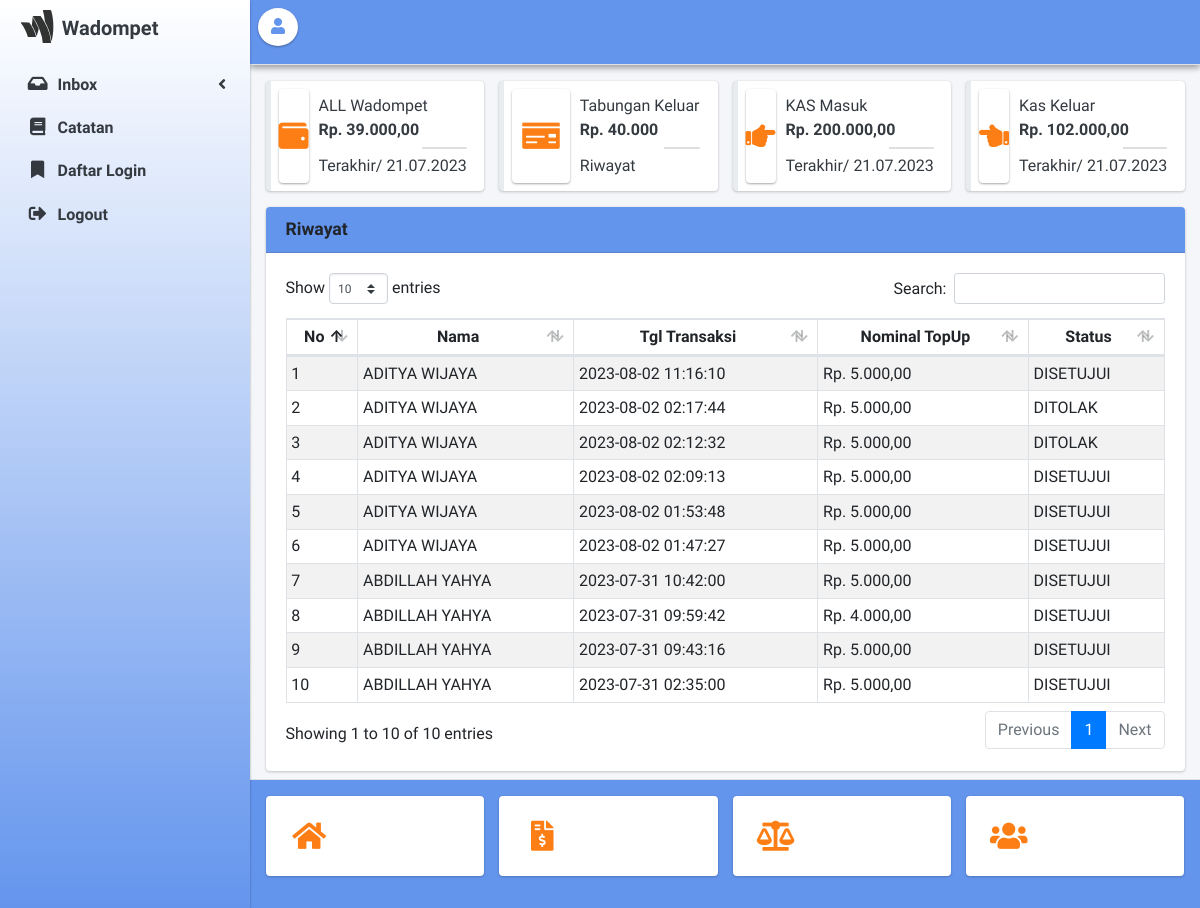
Before: /admin.php (signed in) with the older database file.
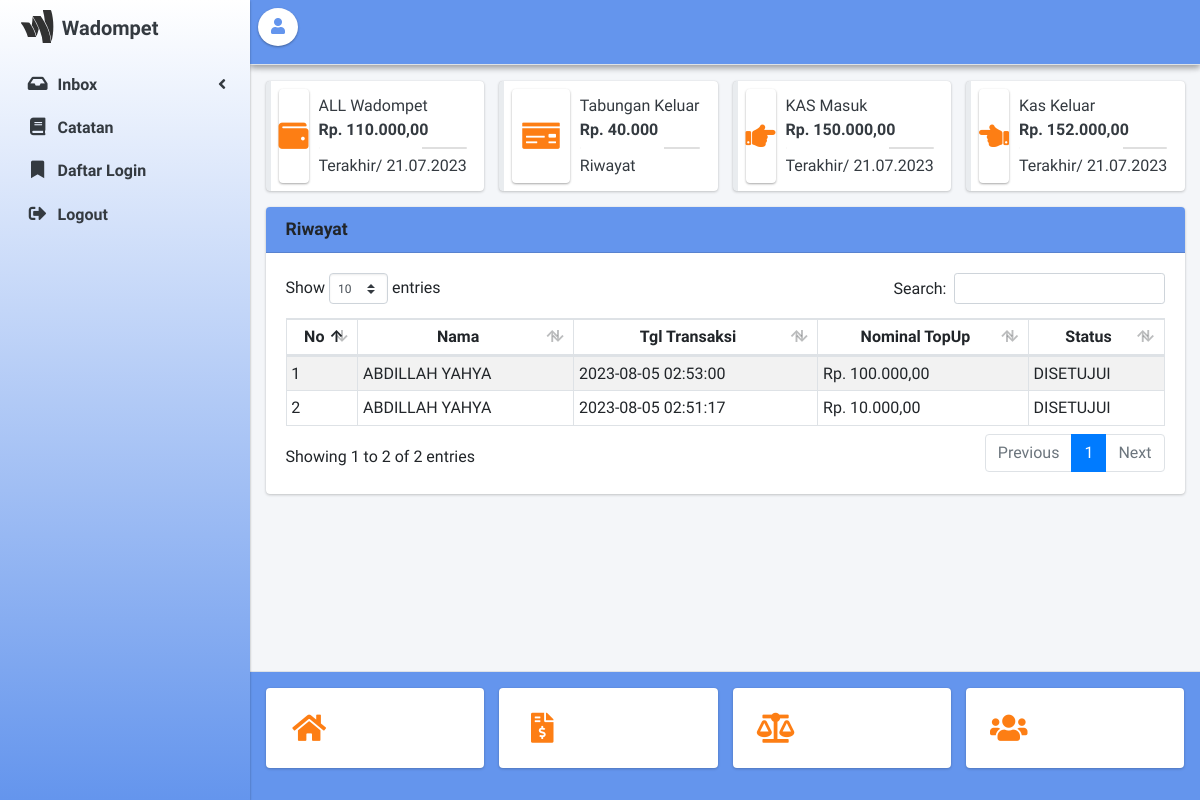
After: the same page with the newer database file.
### tables this page shows
CREATE TABLE `uang_kas` (
  `id_kas` int(10) NOT NULL,
  `total_kas` int(10) NOT NULL
);

CREATE TABLE `tb_user` (
  `id_user` int(10) NOT NULL,
  `nama_lengkap` varchar(35) NOT NULL,
  `position` varchar(35) NOT NULL,
  `user` char(15) NOT NULL,
  `pass` varchar(225) NOT NULL,
  `email` varchar(100) NOT NULL,
  `no_whatsapp` varchar(13) NOT NULL,
  `temp_lahir` varchar(50) NOT NULL,
  `tgl_lahir` date NOT NULL,
  `alamat_sekarang` varchar(225) NOT NULL,
  `img_profile` varchar(100) NOT NULL,
  `id_level` int(10) NOT NULL
);

CREATE TABLE `riwayat_topup` (
  `id_riwayat` int(10) NOT NULL,
  `id_dompet` int(10) NOT NULL,
  `tgl_trx` datetime NOT NULL,
  `saldo_masuk` int(10) NOT NULL,
  `saldo_awal` int(10) NOT NULL,
  `status` varchar(10) NOT NULL
);

### admin/home.php (the view)
<?php
$sqlkas = mysqli_query($koneksi, "select * from uang_kas");
$jmlkas = mysqli_fetch_array($sqlkas);
$dompet = mysqli_query($koneksi, "select sum(isi_dompet) as dompet from dompet_user");
$dtdompet = mysqli_fetch_array($dompet);
$querykskeluar = mysqli_query($koneksi, "select sum(nominal_kas_keluar) as cashout from kas_keluar");
$kas_keluar = mysqli_fetch_array($querykskeluar);
?>
<div class="row">
  <div class="col-md-3 col-sm-6 col-12"><a href="?page=tabungan" class="text-dark">
    <div class="info-box callout callout-grey">
      <span class="info-box-icon text-orange elevation-1"><i class="fas fa-wallet"></i></span>
      <div class="info-box-content">
      <span class="info-box-text">ALL Wadompet</span>
        <span class="info-box-number"><?= rupiah($dtdompet['dompet']); ?></span>
        <div class="progress">
          <div class="progress-bar" style="width: 70%"></div>
        </div>
        <span class="progress-description">
          Terakhir/ 21.07.2023
        </span>
      </div>
     </div>
  </a>
  </div>
  <div class="col-md-3 col-sm-6 col-12"><a href="?page=riwayat_tabungankeluar" class="text-dark">
    <div class="info-box callout callout-grey">
      <span class="info-box-icon text-orange elevation-1"><i class="fas fa-money-check"></i></span>
      <div class="info-box-content">
        <span class="info-box-text">Tabungan Keluar</span>
        <span class="info-box-number">Rp. 40.000</span>
        <div class="progress">
          <div class="progress-bar" style="width: 70%"></div>
        </div>
        <span class="progress-description">
          Riwayat
        </span>
      </div>
    </div>
  </a>
  </div>
  <div class="col-md-3 col-sm-6 col-12"><a href="?page=kas_masuk" class="text-dark">
    <div class="info-box callout callout-grey">
      <span class="info-box-icon text-orange elevation-1"><i class="fas fa-hand-point-right"></i></span>
      <div class="info-box-content">
        <span class="info-box-text">KAS Masuk</span>
        <span class="info-box-number"><?= rupiah($jmlkas['total_kas']); ?></span>
        <div class="progress">
          <div class="progress-bar" style="width: 70%"></div>
        </div>
        <span class="progress-description">
          Terakhir/ 21.07.2023
        </span>
      </div>
    </div>
  </a>
  </div>
  <div class="col-md-3 col-sm-6 col-12"><a href="?page=kas_keluar" class="text-dark">
    <div class="info-box callout callout-grey">
      <span class="info-box-icon text-orange elevation-1"><i class="fas fa-hand-point-left"></i></span>
      <div class="info-box-content">
        <span class="info-box-text">Kas Keluar</span>
        <span class="info-box-number"><?= rupiah($kas_keluar['cashout']); ?></span>
        <div class="progress">
          <div class="progress-bar" style="width: 70%"></div>
        </div>
        <span class="progress-description">
          Terakhir/ 21.07.2023
        </span>
      </div>
    </div>
  </a>
  </div>
</div>
<div class="row">
  <div class="col-sm-12">
  <div class="card">
    <div class="card-header bg-nav">
      <h1 class="card-title text-bold float-left">Riwayat</h1>
    </div>
    <div class="card-body">
      <table id="example1" class="table table-sm table-bordered table-striped">
        <thead>
          <tr class="text-center">
            <th>No</th>
            <th>Nama</th>
            <th>Tgl Transaksi</th>
            <th>Nominal TopUp</th>
            <th>Status</th>
          </tr>
        </thead>
        <tbody>
          <?php
          $no=1;
          $query = mysqli_query($koneksi, "select * from tb_user x inner join dompet_user y on y.id_user = x.id_user inner join riwayat_topup z on z.id_dompet = y.id_dompet group by id_riwayat desc");
          while ($data = mysqli_fetch_array($query)) {
          ?>
          <tr>
            <td><?= $no++; ?></td>
            <td><?= $data['nama_lengkap']; ?></td>
            <td><?= $data['tgl_trx']; ?></td>
            <td><?= rupiah($data['saldo_masuk']); ?></td>
            <td><?= $data['status']; ?></td>
          </tr>
          <?php }
          ?>
        </tbody>
      </table>
    </div>
  </div>
  </div>
</div>

Changed rows visible on the page:
no longer on this page (row unchanged): tb_user: nama_lengkap "ADITYA WIJAYA", riwayat_topup.tgl_trx "2023-08-02 11:16:10", riwayat_topup.saldo_masuk "Rp. 5.000,00", riwayat_topup.status "DISETUJUI", riwayat_topup.tgl_trx "2023-08-02 02:17:44", riwayat_topup.status "DITOLAK", riwayat_topup.tgl_trx "2023-08-02 02:12:32", riwayat_topup.tgl_trx "2023-08-02 02:09:13", riwayat_topup.tgl_trx "2023-08-02 01:53:48", riwayat_topup.tgl_trx "2023-08-02 01:47:27"
no longer on one of the page's lists (row edited): tb_user: nama_lengkap "ABDILLAH YAHYA", riwayat_topup.tgl_trx "2023-07-31 09:43:16", riwayat_topup.saldo_masuk "Rp. 5.000,00", riwayat_topup.status "DISETUJUI", riwayat_topup.tgl_trx "2023-07-31 02:35:00"
changed uang_kas: total_kas "Rp. 200.000,00" → "Rp. 150.000,00"
changed tb_user "ABDILLAH YAHYA": riwayat_topup.tgl_trx "2023-07-31 10:42:00" → "2023-08-05 02:53:00"; riwayat_topup.saldo_masuk "Rp. 5.000,00" → "Rp. 100.000,00"; riwayat_topup.tgl_trx "2023-07-31 09:59:42" → "2023-08-05 02:51:17"; riwayat_topup.saldo_masuk "Rp. 4.000,00" → "Rp. 10.000,00"
Other visible differences:
rupiah($dtdompet['dompet']): "Rp. 39.000,00" → "Rp. 110.000,00"
rupiah($kas_keluar['cashout']): "Rp. 102.000,00" → "Rp. 152.000,00"
text written by a page script: "Show entries Search: Showing 1 to 10 of 10 entries Previous 1 Next" → "Show entries Search: Showing 1 to 2 of 2 entries Previous 1 Next"
